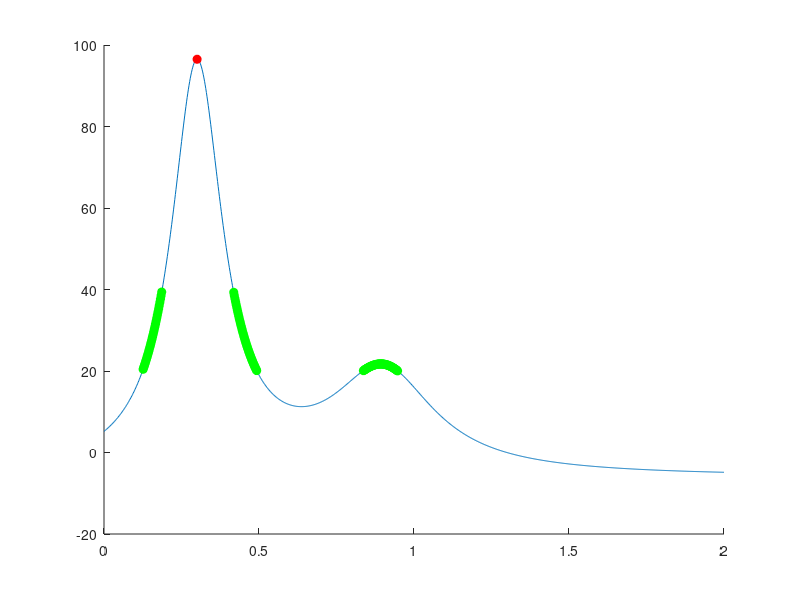

Reproduce this figure in MATLAB.
x = linspace(0, 2, 1000);

y = humps(x);

hold on
plot(x ,y);

[ y_m, idx ] = max(y);
x_m = x(idx);

plot(x_m, y_m, '-o', 'MarkerFaceColor', 'r', 'MarkerEdgeColor', 'r');

for i = 1:1000
    if y(i) > 20 & y(i) < 40
        plot(x(i), y(i), '-o', 'MarkerFaceColor', 'g', 'MarkerEdgeColor', 'g');
    end
end

%ylim([20, 40]);